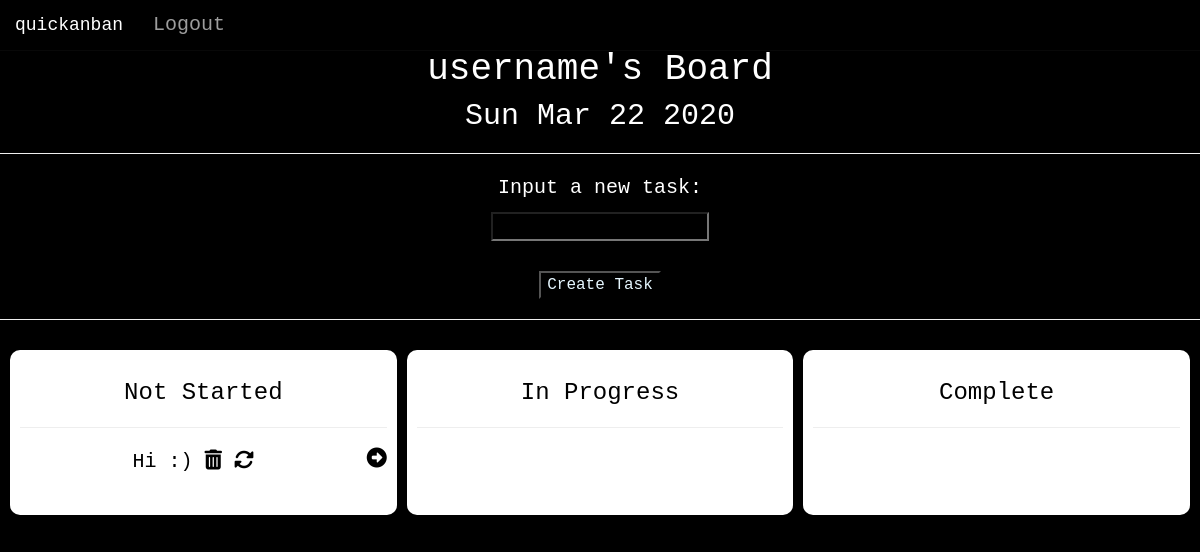
The app's page /board (signed in), older data.
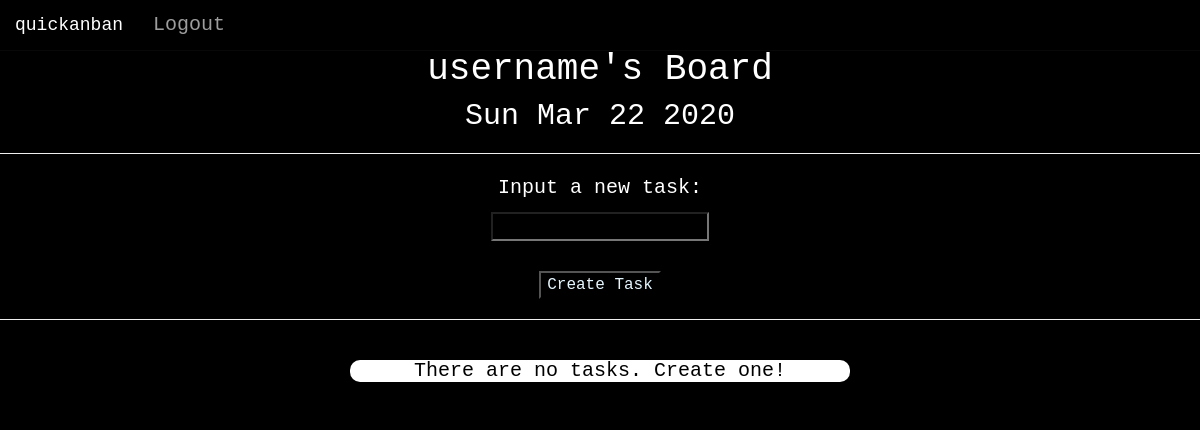
The same page, newer data.
### app.py (models this page shows)
class User(UserMixin, db.Model):
    id = db.Column(db.Integer, primary_key=True)
    username = db.Column(db.String(15), unique=True)
    email = db.Column(db.String(50), unique=True)
    password = db.Column(db.String(80))

class Kanban(db.Model):
    id = db.Column(db.Integer, primary_key=True)
    content = db.Column(db.String(60), nullable=False)
    status = db.Column(db.String(50), nullable=False)
    last_update = db.Column(db.DateTime, default=datetime.utcnow)

### app.py (the view)
@app.route('/board', methods=['POST', 'GET'])
@login_required
def board():
    if request.method == 'POST':
        task_content = request.form['content'] # get the content of the input
        new_task = Kanban(content=task_content, status='notstarted') # create new task to be put in db
        try:
            if not task_content:
                return '<h1>Task blank, go back!</h1>'
            else:
                db.session.add(new_task)
                db.session.commit()
                return redirect(url_for('board'))
        except:
            return '<h1>Problem making task!</h1>'
    else:
        notstarted = Kanban.query.filter_by(status = 'notstarted').order_by(Kanban.last_update).all()
        inprogress = Kanban.query.filter_by(status = 'inprogress').order_by(Kanban.last_update).all()
        completed = Kanban.query.filter_by(status = 'completed').order_by(Kanban.last_update).all()
        return render_template('board.html', notstarted=notstarted, inprogress=inprogress, completed=completed, name=current_user.username)

### app.py (called while the page is built)
@login_manager.user_loader
def load_user(user_id):
    return User.query.get(int(user_id))

### templates/board.html (shortened to what this page needs)
{% extends 'bootstrap/base.html' %}
{% block styles %}
{{super()}}
<link rel="stylesheet" href="{{url_for('.static', filename='kanban.css')}}">
{% endblock %}
{% block navbar %}
<head>
  <link rel="stylesheet" href="{{url_for('.static', filename='navbar.css')}}">
</head>
<nav class="navbar navbar-inverse navbar-fixed-top">
  <div class="container">
    <div class="navbar-header">
      <a class="navbar-brand" href="#">quickanban</a>
    </div>
    <div id="navbar" class="collapse navbar-collapse">
      <ul class="nav navbar-nav">
        <li><a href="{{ url_for('logout') }}">Logout</a></li>
      </ul>
    </div>
  </div>
</nav>
{% endblock %}
{% block content %}
<div class="upperhead">
  <h1>{{ name }}'s Board</h1>
  <h2>
  </h2>
  <hr>
  <p>Input a new task:</p>
  <div class="form-group">
  <form action="/board" method="POST">
      <div id="wrapper">
          <input type="text" name="content" id="content">
      </div>
      <br>
      <input type="submit" value="Create Task" class="submit-button">
  </form>
  </div>
  <hr>
</div>
<div id="bottomhalf">
  <div class="Board">
      {% if notstarted|length < 1 and inprogress|length < 1 and completed|length < 1 %}
      <div class="header">
        <h4>There are no tasks. Create one!</h4>
      </div>
      {% else %}
      <div class="Column" id="notstarted">
          <h3>Not Started</h3>
          <hr>
          {% for task in notstarted %}
          {{ task.content }}
          <a href="/delete/{{ task.id }}" class="link"><i class="fas fa-trash-alt" id="icon1"></i></a>
          <a href="/update/{{ task.id }}" class="link"><i class="fas fa-sync-alt" id="icon2"></i></a>
          <a href="/rightmove/{{ task.id }}/{{ task.status }}" class="link"><i class="fas fa-arrow-alt-circle-right" id="icon3" style="float:right"></i></a>
          <br>
          <br>
          {% endfor %}
      </div>
      <div class="Column" id="inprogress">
          <h3>In Progress</h3>
          <hr>
      </div>
      <div class="Column" id="completed">
          <h3>Complete</h3>
          <hr>
      </div>
      {% endif %}
  </div>
</div>
{% endblock %}

### static/kanban.css (style rules this page uses)
* { font-family: "Courier New", Courier; background-color: black; font-size: 20px; }
hr { padding: 0px; background-color: black; }
p { font-family: "Courier New", Courier; color: white; text-align: center; }
h1 { font-family: "Courier New", Courier; color:white; text-align: center; padding: 0px; margin-top: 10px; }
h2 { color:white; text-align: center; font-family: "Courier New", Courier; margin: 0px; }
h4 { color: black; background-color: white; text-align: center; font-size: 20px; border-radius: 10px; }
.header { text-align: center; background-color: black; margin: auto; align-items: center; align-content: center; align-self: center; max-width: 500px; border-radius: 10px; }
.form-group { text-align: center; }
#wrapper { align-items: center; align-content: center; align-self: center; }
#content { color: white; float: center; font-size: 16px; align-self: center; vertical-align:top; }
.submit-button { color: white; background-color: black; font-size: 16px; align-self: center; }
button, html input[type=button], input[type=reset], input[type=submit] { -webkit-appearance: button; cursor: pointer; color: #e6f7ff; }
.Board { display: table; width: 100%; table-layout: fixed; border-spacing: 10px; background-color:black; }
#bottomhalf { background-color: black; }
body { padding-top: 40px; padding-bottom: 40px; background-color: black; }

### static/navbar.css (style rules this page uses)
* { font-family: "Courier New", Courier; background-color: black; color: white; }
.container { background-color: black; color:white; font-size: 16px; position: relative; min-width: 1800px; }

Row changes from the older to the newer data that the page shows:
removed Kanban: content "Hi :)"
Text that changed along with them:
text no longer shown: "Not Started In Progress Complete"
text now shown: "There are no tasks. Create one!"
